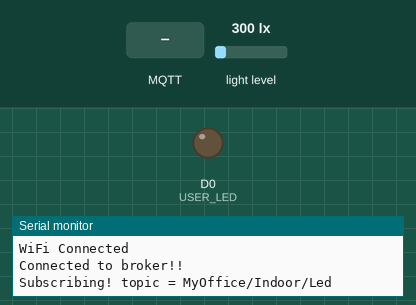
Simulated run of this sketch. Board: ESP8266 (NodeMCU). On the bench: output pins drawn as LEDs (lit = HIGH), the last lines printed to the serial monitor. Inputs (shaded band) come from the test bench; at power-on: light level 300 lx. WiFi joins after 1.5 s; servers stay silent unless stated; no MQTT or app messages arrive unless stated.

Above: at 3.2 s.
3.3 s: MQTT message "0" arrives on the first subscribed topic
At 4.4 s:
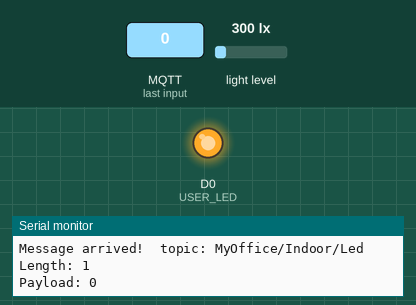
4.8 s: MQTT message "1" arrives on the first subscribed topic
At 5.6 s:
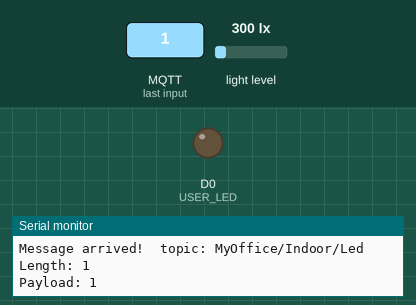
Timing chart, 0 to 7.8 s (numbered marks = the images above; inputs shaded):
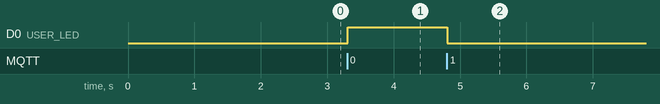

Measured:
- after the input at 3.3 s, D0 (USER_LED): LOW → HIGH at once
- after the input at 4.8 s, D0 (USER_LED): HIGH → LOW at once

The sketch:

sub-pub-upgrade-b.ino
```cpp
#include <ESP8266WiFi.h>
#include <PubSubClient.h>
#include <Wire.h>
#include <BH1750.h>
#include "Timer.h"

#define USER_LED  D0
BH1750 lightMeter;
Timer t;

const char* ssid = "Ria2G";
const char* password = "12345679";

const char* userId = "mqtt_ship";
const char* userPw = "1234";
const char* clientId = userId;

char *topicSub = "MyOffice/Indoor/Led";
char *topicPub = "MyOffice/Indoor/Lux";
char* server = "192.168.0.18";
char messageBuf[100];

void callback(char* topic, byte* payload, unsigned int length) {
  Serial.print("Message arrived!\t");
  Serial.println("topic: " + String(topic));
  Serial.println("Length: "+ String(length, DEC));

  strncpy(messageBuf, (char*)payload, length);
  messageBuf[length] = '\0';
  String ledState = String(messageBuf);
  Serial.println("Payload: "+ ledState + "\n");

  if( ledState == "1"  ){
    digitalWrite(USER_LED, LOW);
  } else if (ledState=="0") {
    digitalWrite(USER_LED, HIGH);
  } else {
    Serial.println("Wrong Message");
  }
}

WiFiClient wifiClient;
PubSubClient client(server, 1883, callback, wifiClient);

void publish(void) {
  char buf[20];
  String strLuxValue =  String( lightMeter.readLightLevel() );
  strLuxValue.toCharArray(buf, strLuxValue.length() );
  client.publish(topicPub, buf);
  Serial.println(String(topicPub) + " : " + buf);
}

void setup() {
  pinMode(USER_LED, OUTPUT);
  Serial.begin(9600);
  Wire.begin();
  lightMeter.begin();

  WiFi.begin(ssid, password);
  while (WiFi.status() != WL_CONNECTED) {
    Serial.print(".");     delay(1000);
  }
  Serial.println("\nWiFi Connected");

  while ( !client.connect(clientId, userId, userPw) ){
    Serial.print("*");     delay(1000);
  }
  Serial.println("\nConnected to broker!!");
  Serial.print("Subscribing! topic = ");
  Serial.println(topicSub);

  client.subscribe(topicSub);
  t.every(5000, publish);
 }

void loop() {
  client.loop();
  t.update();
}
```
